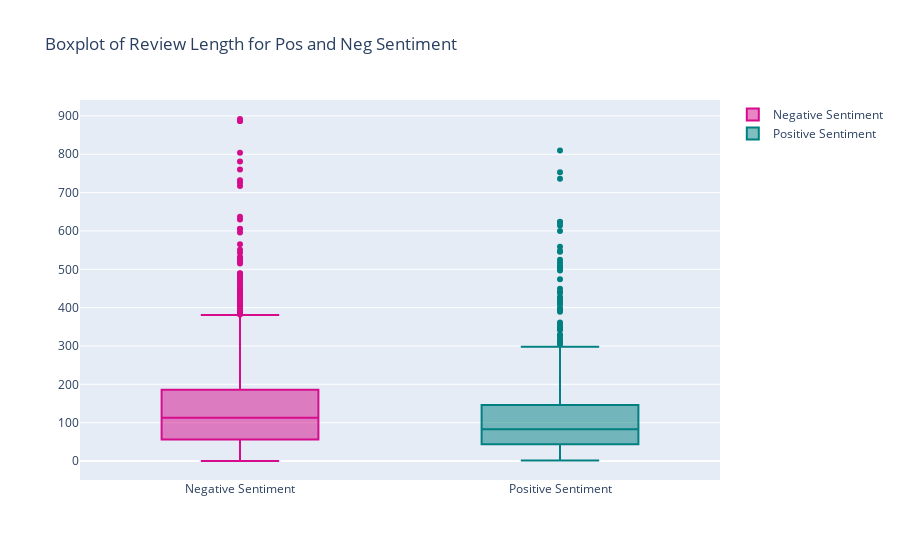
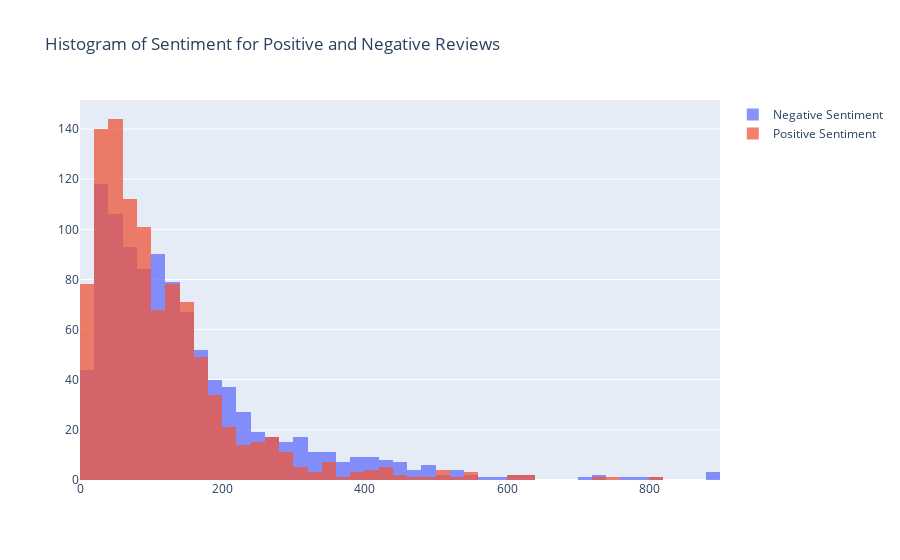

Notebook code cell kept with these figures, in order:
### Markdown cell above
## Plot of positive vs negative review length based on word count

### Code cell
#@title
configure_plotly_browser_state()

trace0 = go.Box(
    y=train_sample.loc[train_sample['sentiment'] == 1]['word_count'], 
    name='Negative Sentiment',
    marker = dict(
        color = 'rgb(214, 12, 140)',
    )
)
trace1 = go.Box(
    y=train_sample.loc[train_sample['sentiment'] == 2]['word_count'], 
    name='Positive Sentiment',
    marker = dict(
        color = 'rgb(0, 128, 128)',
    )
)
data = [trace0, trace1]
layout = go.Layout(
    title = "Boxplot of Review Length for Pos and Neg Sentiment"
)

fig = go.Figure(data=data,layout=layout)
iplot(fig)


trace0 = go.Histogram(
    x=train_sample.loc[train_sample['sentiment'] == 1]['word_count'], 
    name='Negative Sentiment',
    opacity=0.75
)
trace1 = go.Histogram(
    x=train_sample.loc[train_sample['sentiment'] == 2]['word_count'], 
    name='Positive Sentiment',
    opacity=0.75
)

data = [trace0, trace1]
layout = go.Layout(barmode='overlay', title='Histogram of Sentiment for Positive and Negative Reviews')
fig = go.Figure(data=data, layout=layout)

iplot(fig)

### Figure 1 — Plotly figure (JSON) as saved in the notebook; plotly's stock layout.template omitted (floating-point values rounded to 4 significant figures; data arrays with more than 128 entries replaced by an {"elided": "..."} marker saying what was removed)
{"data": [{"marker": {"color": "rgb(214, 12, 140)"}, "y": {"elided": "1000 int values"}, "type": "box", "name": "Negative Sentiment"}, {"marker": {"color": "rgb(0, 128, 128)"}, "y": {"elided": "1000 int values"}, "type": "box", "name": "Positive Sentiment"}], "layout": {"title": {"text": "Boxplot of Review Length for Pos and Neg Sentiment"}}}

### Figure 2 — Plotly figure (JSON) as saved in the notebook; plotly's stock layout.template omitted (floating-point values rounded to 4 significant figures; data arrays with more than 128 entries replaced by an {"elided": "..."} marker saying what was removed)
{"data": [{"opacity": 0.75, "x": {"elided": "1000 int values"}, "type": "histogram", "name": "Negative Sentiment"}, {"opacity": 0.75, "x": {"elided": "1000 int values"}, "type": "histogram", "name": "Positive Sentiment"}], "layout": {"barmode": "overlay", "title": {"text": "Histogram of Sentiment for Positive and Negative Reviews"}}}
